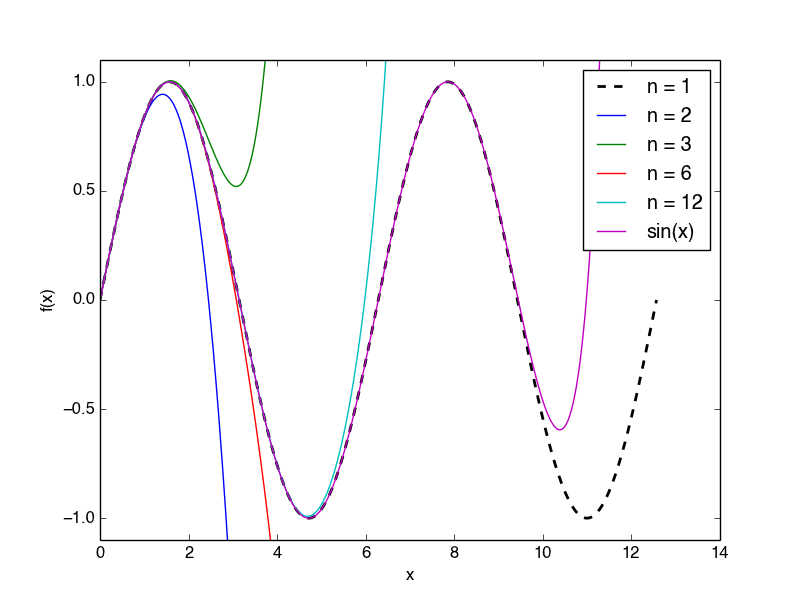

The Python source for this figure:
import numpy as np
import matplotlib.pyplot as plt


def factorial(n):
    if n == 0:
        return 1
    else:
        return n * factorial(n - 1)


def S(x, n):
    ans = 0
    for j in range(n + 1):
        ans += (-1) ** j * x ** (2 * j + 1) / factorial(2 * j + 1)
    return ans

x = np.linspace(0, 4 * np.pi, 1001)

plt.plot(x, np.sin(x), '--k', linewidth=2)
for n in [1, 2, 3, 6, 12]:
    plt.plot(x, S(x, n))

plt.ylim([-1.1, 1.1])
plt.legend(['n = 1', 'n = 2', 'n = 3', 'n = 6', 'n = 12', 'sin(x)'])
plt.xlabel('x')
plt.ylabel('f(x)')
plt.show()
